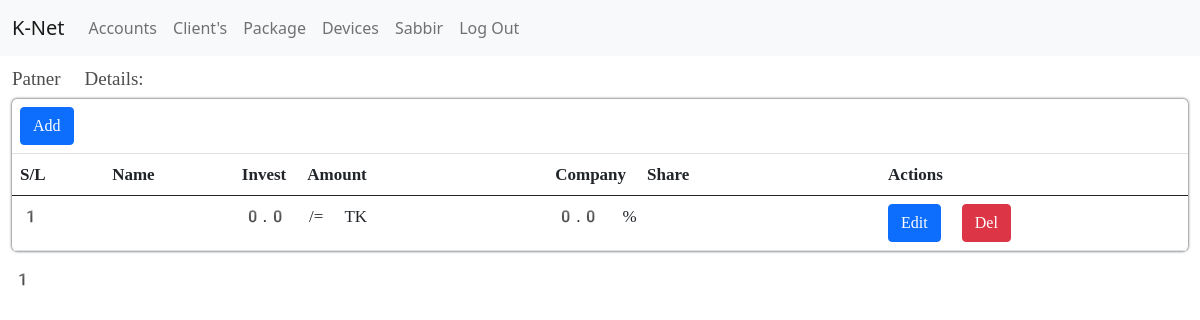
The app's page /account/owner/ (signed in) with its own data.
### apps/core/models.py (models this page shows, shortened)
class Isp_info(models.Model):
    name = models.CharField(max_length=200)
    address = models.CharField(max_length=200)
    phone = models.CharField(max_length=200)
    email = models.EmailField(max_length=200)
    website = models.URLField(max_length=200)

### apps/users/models.py (models this page shows, shortened)
class User(AbstractBaseUser):
    user_id = models.IntegerField(unique=True,)
    client = models.BooleanField(default=True)
    reseller = models.BooleanField(default=False)
    owner = models.BooleanField(default=False)
    worker = models.BooleanField(default=False)
    staff = models.BooleanField(default=False)
    admin = models.BooleanField(default=False)
    USERNAME_FIELD = 'user_id'
    REQUIRED_FIELDS = []
    object = UserManager()

class Owners(models.Model):
    choice_status = (('Active', 'Active'), ('Inactive', 'Inactive'))
    user = models.OneToOneField(User, on_delete=models.CASCADE)
    status = models.CharField(max_length=245, choices=choice_status)
    address = models.CharField(max_length=245)
    invest_amount = models.FloatField(default=0)
    commission = models.FloatField(default=0)

### apps/clients/models.py (models this page shows, shortened)
class Clients(models.Model):
    genders = (
        ('Male', 'Male'),
        ('Female', 'Female'),
        ('Others', 'Others'),
    )
    choice_status = (('Active', 'Active'), ('Inactive', 'Inactive'))
    user = models.OneToOneField(User, on_delete=models.CASCADE)
    first_name = models.CharField(max_length=245)
    last_name = models.CharField(max_length=245)
    gender = models.CharField(max_length=245, choices=genders)
    email = models.EmailField(max_length=245)
    phone = models.CharField(max_length=11)
    nid = models.CharField(max_length=11)
    client_id = models.IntegerField(unique=True)
    ip_username = models.CharField(max_length=20,
                                   unique=True,
                                   null=True,
                                   blank=True,
                                   verbose_name='IP/Username')
    address = models.CharField(max_length=100)
    olt_details = models.ForeignKey(Olt,
                                    on_delete=models.CASCADE,
                                    null=True,
                                    blank=True)
    onu_details = models.ForeignKey(Onu,
                                    on_delete=models.CASCADE,
                                    null=True,
                                    blank=True)
    switch_details = models.ForeignKey(Switch,
                                       on_delete=models.CASCADE,
                                       null=True,
                                       blank=True)
    router_details = models.ForeignKey(Router,
                                       on_delete=models.CASCADE,
                                       null=True,
                                       blank=True)
    package_details = models.ForeignKey(Package,
                                        on_delete=models.CASCADE,
                                        null=True,
                                        blank=True)
    pop_details = models.ForeignKey(Pop,
                                    on_delete=models.CASCADE,
                                    null=True,
                                    blank=True)
    status = models.CharField(max_length=100,
                              default='Active',
                              choices=choice_status)
    paid = models.BooleanField(default=False)
    reseller = models.ForeignKey(
        Resellers, on_delete=models.CASCADE, null=True, blank=True)
    date = models.DateTimeField(auto_now_add=True)

### apps/clients/decorators.py (the view, shortened to what this page needs)
    def wrapper_func(request, *args, **kwargs):
        if request.user.admin == True:
            return view_func(request, *args, **kwargs)

### apps/account/views.py (called while the page is built)
@login_required(login_url='client-login')
@admin_roles
def ownerShowing(request):
    isp_info = Isp_info.objects.filter(id=1).first()
    owner = Owners.objects.all().order_by('-id')
    p = Paginator(owner, 50)
    n = request.GET.get('p')
    owners = p.get_page(n)
    context = {'isp_info': isp_info, 'owners': owners}
    return render(request, 'core/owner/owners.html', context)

### apps/account/templates/core/owner/owners.html (shortened to what this page needs)
{% extends 'core/account/account_dashboard.html' %}
{% block content %}
<section>
    <div class="container-fluid">
        <div class="base-title">
            <h3>Patner Details:</h3>
        </div>
        <div class="fiber-details-wrappers">
            <table class="table table-hover">
                <thead>
                    {% if request.user.admin %}
                    <tr>
                        <td scope="col" colspan='5'>
                            <a class="btn btn-primary" href="{% url 'owner-add' %}">
                                Add
                            </a>
                        </td>
                    </tr>
                    {% endif %}
                    <tr>
                        <th scope="col">S/L</th>
                        <th scope="col">Name</th>
                        <th scope="col">Invest Amount</th>
                        <th scope="col">Company Share</th>
                        <th scope="col">Actions</th>
                    </tr>
                </thead>
                <tbody>
                    {% for i in owners %}
                    <tr>
                        <th scope="row">{{forloop.counter}}</th>
                        <td>{{i.user.first_name}} {{i.user.last_name}}</td>
                        <td>{{i.invest_amount}} /= TK</td>
                        <td>{{i.commission}} % </td>
                        <td>
                            <a class="btn btn-primary ml-1" href="{% url 'owner-edit' i.id %}">Edit</a>
                            {% if request.user.admin %}
                            <a class="btn btn-danger ml-1" href="{% url 'owner-del' i.id %}">Del</a>
                            {% endif %}
                        </td>
                    </tr>
                    {% endfor %}
                </tbody>
            </table>
            {{owners.number}}
        </div>
    </div>
</section>
{% endblock %}

### apps/core/templates/core/base.html (shortened to what this page needs)
{% load static %}
<!DOCTYPE html>
<html lang="en">
<head>
  <link href="https://cdn.jsdelivr.net/npm/bootstrap@5.0.2/dist/css/bootstrap.min.css" rel="stylesheet">
  <link rel="stylesheet" href="{% static 'core/main.css' %}">
</head>
<body>
  <nav class="navbar navbar-expand-lg navbar-light bg-light">
    <div class="container-fluid">
      <a class="navbar-brand" href="{% url 'inside' %}">{{isp_info.name}}</a>
      <div class="collapse navbar-collapse" id="navbarNav">
        <ul class="navbar-nav">
          {% if request.user.owner %}
          <li class="nav-item">
            <a class="nav-link" href="{% url 'account-dashboard' %}">Accounts</a>
          </li>
          {% endif %}
          {% block navbar %}
          <li class="nav-item">
            <a class="nav-link" href="{% url 'client-show' %}">Client's</a>
          </li>
          <li class="nav-item">
            <a class="nav-link" href="{% url 'package-show' %}">Package</a>
          </li>
          <li class="nav-item">
            <a class="nav-link" href="{% url 'devicesInfo' %}">Devices</a>
          </li>
          {% endblock navbar %}
          <li class="nav-item">
            <a class="nav-link" href="{% url 'user_dashboard' %}">{{request.user.clients.first_name}}</a>
          </li>
          <li class="nav-item">
            <a class="nav-link" href="{% url 'client_logout' %}">Log Out</a>
          </li>
        </ul>
      </div>
    </div>
  </nav>
  {% block content %}{% endblock content %}
</body>
</html>

### static/core/main.css (style rules this page uses)
.base-title h3 { font-size: 19px; margin-top: 1%; font-weight: 500; font-family: emoji; color: #000000b3; }
.fiber-details-wrappers { font-family: emoji; font-size: 17px; }
table { box-shadow: 0px 0px 3px 0px; border-radius: 5px; padding: 1%; }

### records on screen
Isp_info: name "K-Net"
User: user.clients.first_name "Sabbir"
Owners: invest_amount "0.0", commission "0.0"

### other values on screen
{{ owners.number }} "1"
